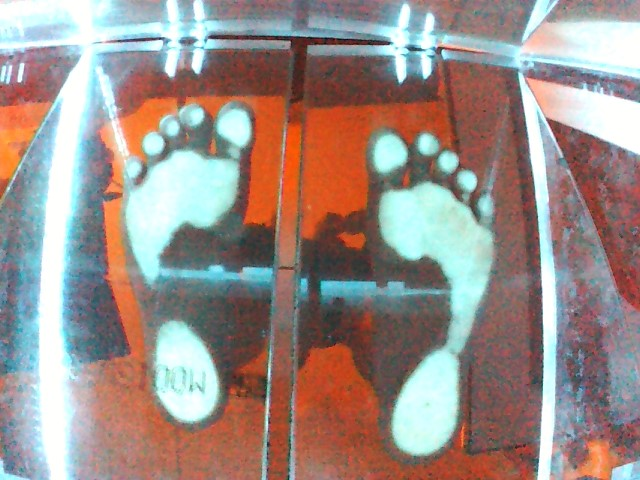
#> input picture images/img1.jpeg, 640 x 480 px
$ python mix.py
#> lines starting #> are read from the running program, lines starting #| are printed output that depends on the picture; after the words box and inside, x2 and y2 are one past the last pixel; in counts of white or black regions, pixels touching at a corner belong together
import cv2
import numpy as np
from matplotlib import pyplot as plt
from PIL import Image

img = cv2.imread('images/img1.jpeg',0)
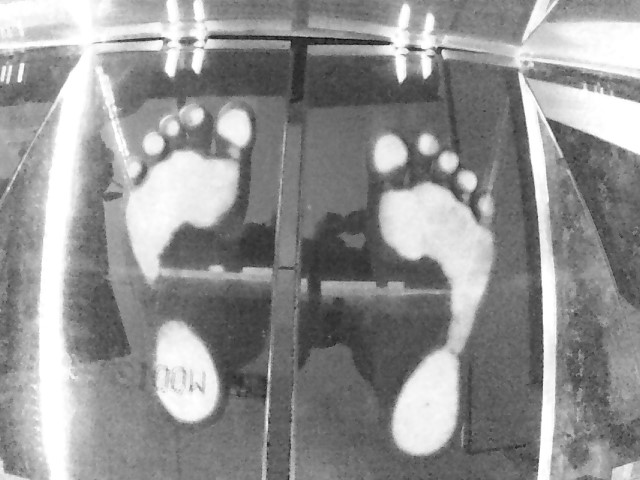
#> img: shape (480, 640); min 9, max 255, mean 145.7
import matplotlib.patches as mpatches


img = cv2.imread("images/img5.jpeg")
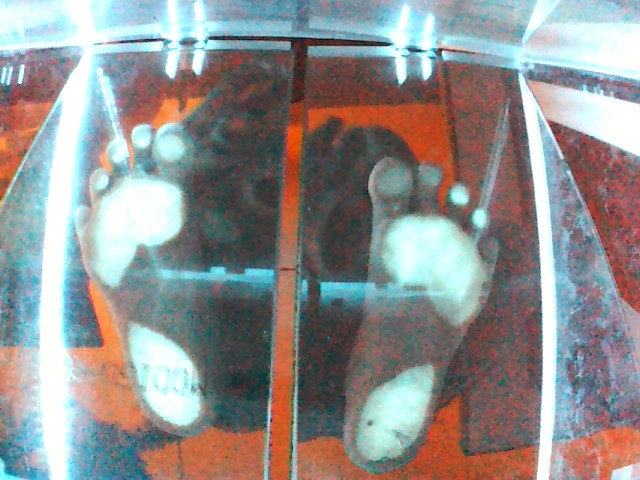
#> input picture images/img5.jpeg, 640 x 480 px
#> img is the input picture: shape (480, 640, 3); mean B, G, R 142.5, 143.6, 144.6
height, width = img.shape[:2]
#> height = 480; width = 640
print("width")
print(width)
#| 640
print("height")
print(height)
#| 480
width_half = int(width/2)
#> width_half = 320
height_half = height/2
#> height_half = 240

crop_img = img[100:height, 90:530]
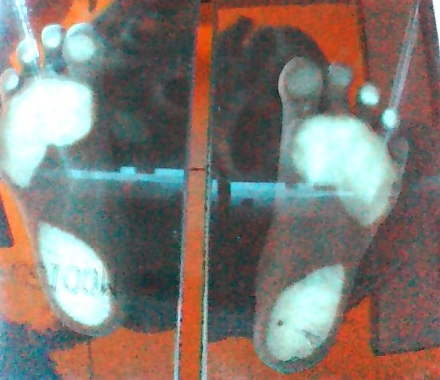
#> crop_img: shape (380, 440, 3); mean B, G, R 114.1, 120.9, 129
cv2.imwrite("cropped.jpeg",crop_img)

IMAGE = "cropped.jpeg"
img=cv2.imread(IMAGE)
#> img: shape (380, 440, 3)
hsv=cv2.cvtColor(img, cv2.COLOR_BGR2HSV)
#> hsv: shape (380, 440, 3); mean H, S, V 65.1, 71, 143.8

print(hsv.shape)
#| (380, 440, 3)
height, width = img.shape[:2]
#> height = 380; width = 440

lower_white = np.array([0,0,0], dtype=np.uint8)
upper_white = np.array([0,0,255], dtype=np.uint8)

# # Threshold the HSV image to get only white colors
mask = cv2.inRange(hsv, lower_white, upper_white)
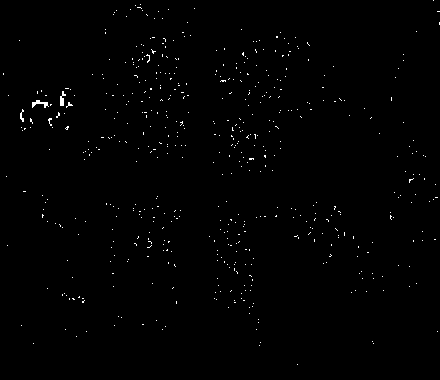
#> mask: shape (380, 440); 0.64% white in thin lines or dots
# # Bitwise-AND mask and original image
res = cv2.bitwise_and(hsv,hsv, mask= mask)
#> res: shape (380, 440, 3); mean H, S, V 0, 0, 0.8


RED 	= 	[255, 0, 0]
ORANGE  = 	[255, 127, 0]
YELLOW  = 	[255,255,0]
GREEN   = 	[0,255,0]
BLUE    = 	[0,0,255]
WHITE   = 	[255,255,255]

copy_of_hsv = hsv
inv_hsv = np.invert(hsv)
#> inv_hsv: shape (380, 440, 3); mean H, S, V 189.9, 184, 111.2

for i in range(height):
	for j in range(width):
		if(j>180 and j<280):
			inv_hsv[i][j] = WHITE
		elif(inv_hsv[i][j][2]>=0 and inv_hsv[i][j][2]<5):
			inv_hsv[i][j] = RED											#RED
		elif(inv_hsv[i][j][2]>=5 and inv_hsv[i][j][2]<10):
			inv_hsv[i][j] = ORANGE										#ORANGE
		elif(inv_hsv[i][j][2]>=10 and inv_hsv[i][j][2]<15):
			inv_hsv[i][j] = YELLOW										#YELLOW
		elif(inv_hsv[i][j][2]>=15 and inv_hsv[i][j][2]<30):
			inv_hsv[i][j] = GREEN										#GREEN
		elif(inv_hsv[i][j][2]>=30 and inv_hsv[i][j][2]<100):
			inv_hsv[i][j] = BLUE										#BLUE
		else:
			inv_hsv[i][j] = WHITE										#WHITE
#> inv_hsv: shape (380, 440, 3); mean H, S, V 197.9, 179.3, 220.9

v = inv_hsv[:, :, 2]
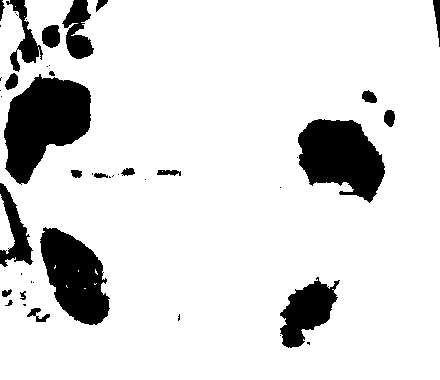
#> v: shape (380, 440); 86.6% white; 46 black regions (23 under 20 px), largest, box (x1, y1, x2, y2) and area: (4, 74, 91, 185) 5979, (298, 119, 385, 203) 4939, (40, 227, 110, 325) 4323

plt.imshow(inv_hsv)
red_patch = mpatches.Patch(color='red', label='Highest pressure')
orange_patch = mpatches.Patch(color='orange', label='High pressure')
yellow_patch = mpatches.Patch(color='yellow', label='Medium pressure')
green_patch  = mpatches.Patch(color='green', label='Low pressure')
blue_patch = mpatches.Patch(color='blue', label='Lowest pressure')

plt.legend(handles=[red_patch, orange_patch, yellow_patch, green_patch, blue_patch])

plt.show()

plt.close()
